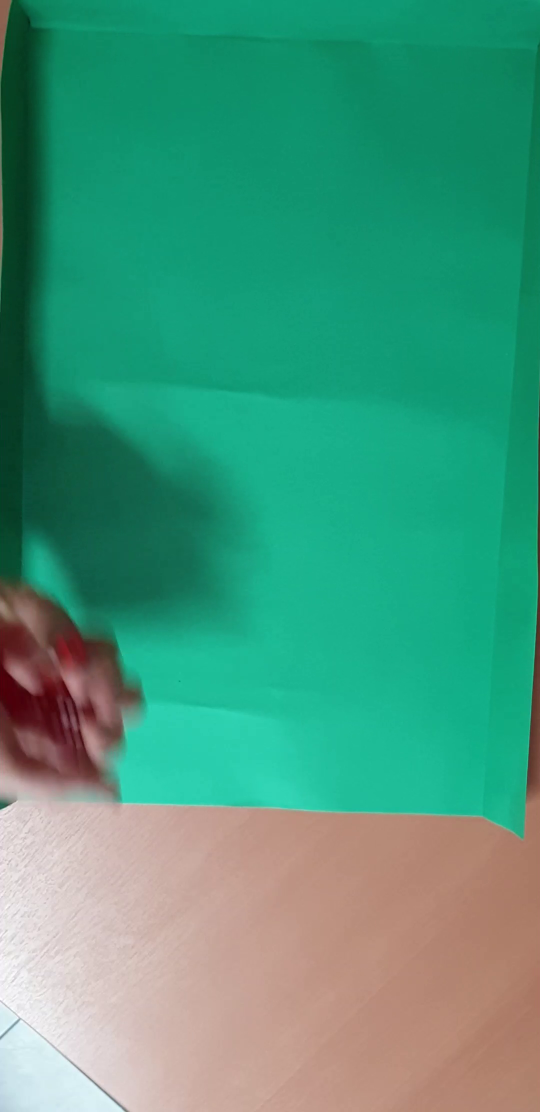
#> input picture frame 8 of tirada_4.mp4, 1080 x 2224 px (shown at 1/2 size)
$ python test3.py
#> lines starting #> are read from the running program, lines starting #| are printed output that depends on the picture; after the words box and inside, x2 and y2 are one past the last pixel; in counts of white or black regions, pixels touching at a corner belong together
import cv2
import numpy as np
import math

cap = cv2.VideoCapture('tirada_4.mp4')

# ---------------------------
# Variables para detectar reposo
# ---------------------------
centroides_previos = []
frames_quietos = 0
FRAMES_REPOSO = 8          # cantidad de frames consecutivos quietos
UMBRAL_MOVIMIENTO = 2.5    # píxeles
ya_reportado = False      # para no imprimir mil veces

while True:
    ret, frame = cap.read()
#> frame is the input picture: shape (2224, 1080, 3); mean B, G, R 124, 151.8, 71.6
    if not ret:
        break

    frame = cv2.resize(frame, None, fx=0.33, fy=0.33)
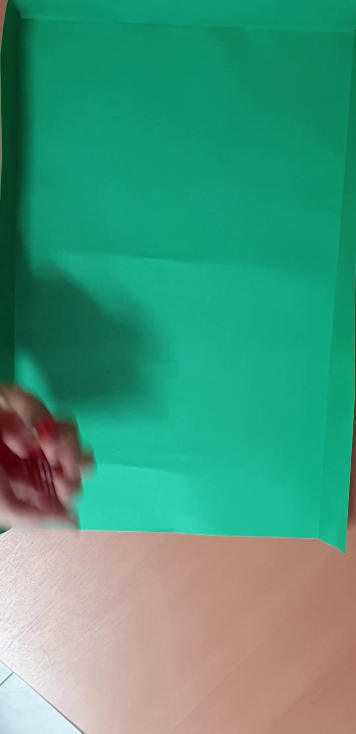
#> frame: shape (734, 356, 3); mean B, G, R 124, 151.9, 71.5

    hsv = cv2.cvtColor(frame, cv2.COLOR_BGR2HSV)
#> hsv: shape (734, 356, 3); mean H, S, V 63.8, 174.1, 162.4

    lower_green = np.array([35, 40, 40])
    upper_green = np.array([85, 255, 255])
    mask_green = cv2.inRange(hsv, lower_green, upper_green)
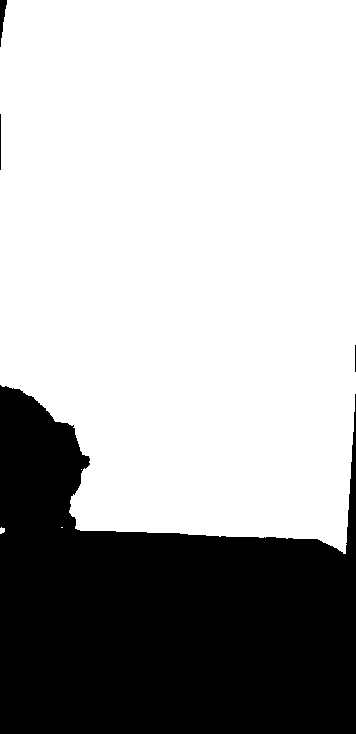
#> mask_green: shape (734, 356); 68.8% white; 4 black regions, box (x1, y1, x2, y2) and area: (0, 385, 356, 734) 81291, (0, 0, 7, 47) 170, (0, 114, 1, 170) 56, (355, 345, 356, 372) 27

    kernel = np.ones((7, 7), np.uint8)
    mask_green = cv2.morphologyEx(mask_green, cv2.MORPH_CLOSE, kernel)
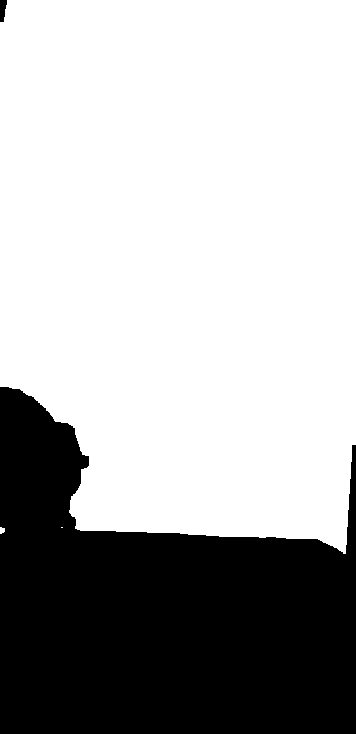
#> mask_green: shape (734, 356); 68.9% white; 2 black regions

    contours, _ = cv2.findContours(mask_green, cv2.RETR_EXTERNAL, cv2.CHAIN_APPROX_SIMPLE)
#> contours = 3 contours, 2 with area under 20; largest, box (x1, y1, x2, y2) and area: (0, 0, 356, 554) 179115

    if contours:
        c = max(contours, key=cv2.contourArea)
#> c = contour of 173 points, box (x1, y1, x2, y2) (0, 0, 356, 554), area 179115

        mask_area = np.zeros(mask_green.shape, dtype=np.uint8)
        cv2.drawContours(mask_area, [c], -1, 255, thickness=cv2.FILLED)
#> mask_area: shape (734, 356); 68.9% white; 2 black regions, box (x1, y1, x2, y2) and area: (0, 387, 356, 734) 81188, (0, 0, 7, 22) 119

        resultado = cv2.bitwise_and(frame, frame, mask=mask_area)
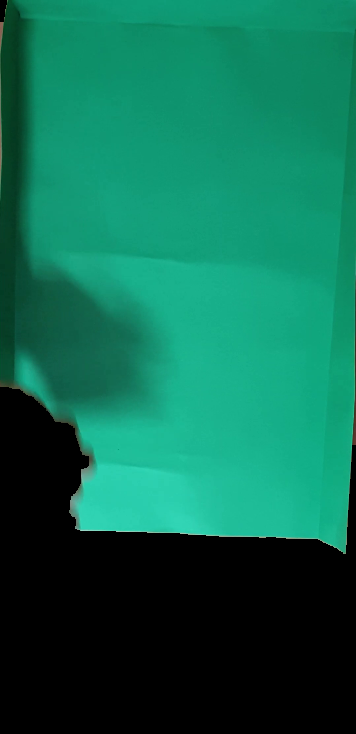
#> resultado: shape (734, 356, 3); mean B, G, R 79.5, 104.1, 13.6

        gray = cv2.cvtColor(resultado, cv2.COLOR_BGR2GRAY)
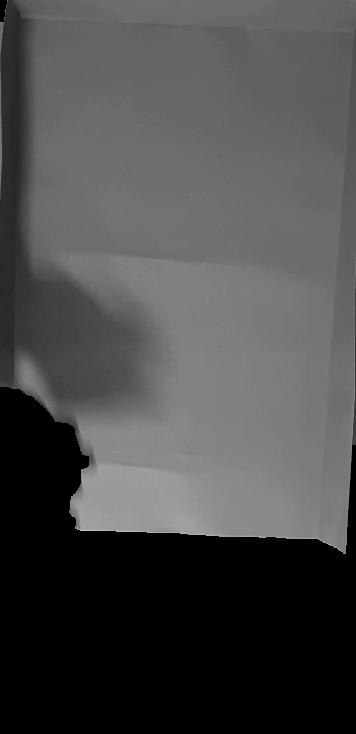
#> gray: shape (734, 356); min 0, max 198, mean 74.2
        blurred = cv2.GaussianBlur(gray, (5, 5), 0)

        th = cv2.adaptiveThreshold(
            blurred, 255,
            cv2.ADAPTIVE_THRESH_GAUSSIAN_C,
            cv2.THRESH_BINARY_INV,
            21, 5
        )
#> th: shape (734, 356); 1.9% white; 36 white regions (27 under 20 px), largest, box (x1, y1, x2, y2) and area: (0, 387, 356, 559) 3853, (2, 74, 8, 192) 457, (2, 24, 8, 54) 122

        kernel = cv2.getStructuringElement(cv2.MORPH_ELLIPSE, (3, 3))
        th = cv2.morphologyEx(th, cv2.MORPH_OPEN, kernel)
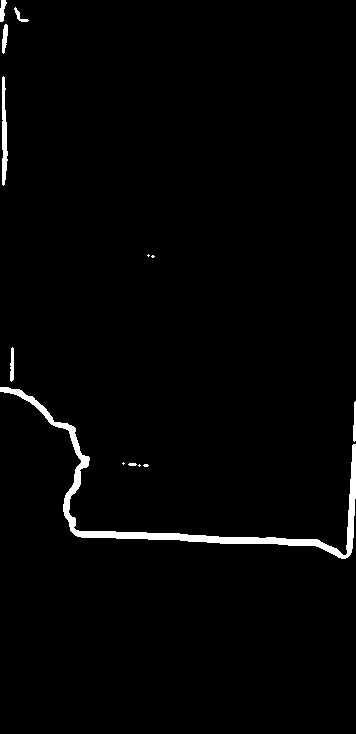
#> th: shape (734, 356); 1.8% white; 13 white regions (5 under 20 px), largest, box (x1, y1, x2, y2) and area: (0, 387, 356, 559) 3748, (2, 76, 8, 186) 445, (2, 24, 8, 54) 122

        num_labels, labels, stats, centroids = cv2.connectedComponentsWithStats(th, 8)
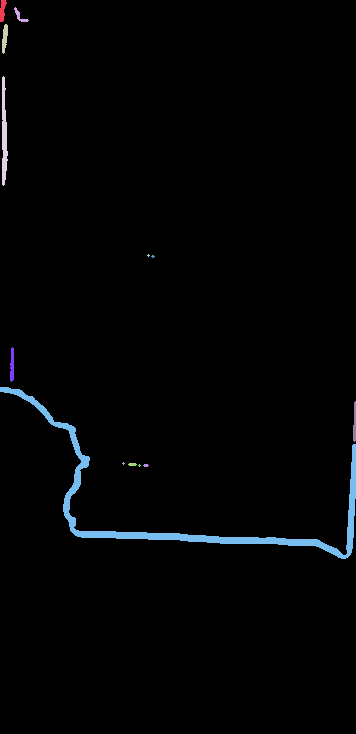
#> labels: shape (734, 356) int32; 14 distinct labels, from 0 to 13; one colour per label, 0 black
#> num_labels = 14; stats = 14 rows, first 6: [0, 0, 356, 734, 256553], [0, 0, 7, 22, 99], [14, 7, 15, 15, 66], [2, 24, 6, 30, 122], [2, 76, 6, 110, 445], [147, 254, 3, 3, 5]; centroids = 14 rows, first 8: [177.9, 365.2], [2.21, 9.83], [19.52, 15.68], [4.36, 37.65], [3.74, 134.2], [148, 255], [152.5, 256], [11.72, 364.9]

        centroides_actuales = []
        dados_detectados = []

        for i in range(1, num_labels):
            x, y, w, h, area = stats[i]
            aspect_ratio = w / h

            if 300 < area < 3000 and 0.6 < aspect_ratio < 1.2:
                cx, cy = centroids[i]
                centroides_actuales.append((cx, cy))

                roi = gray[y:y+h, x:x+w]

                roi = cv2.GaussianBlur(roi, (5, 5), 0)

                circles = cv2.HoughCircles(
                    roi,
                    cv2.HOUGH_GRADIENT,
                    dp=1,
                    minDist=10,
                    param1=80,
                    param2=5,
                    minRadius=5,
                    maxRadius=15
                )

                num_puntos = 0
                if circles is not None:
                    num_puntos = len(circles[0])

                dados_detectados.append((x, y, w, h, num_puntos))
#> this loop made 13 passes
#> (x, y, w, h, area, aspect_ratio) on passes 1, 2, 3, 4, 7, 8, 9, 11: (0, 0, 7, 22, 99, 0.318), (14, 7, 15, 15, 66, 1), (2, 24, 6, 30, 122, 0.2), (2, 76, 6, 110, 445, 0.0545), (10, 347, 4, 35, 115, 0.114), (0, 387, 356, 172, 3748, 2.07), (353, 401, 3, 41, 96, 0.0732), (128, 463, 9, 3, 23, 3)
#> after the loop, centroides_actuales = []; dados_detectados = []

        # ---------------------------
        # Detección de reposo
        # ---------------------------
        en_reposo = False

        if centroides_previos and len(centroides_actuales) == len(centroides_previos):
            desplazamientos = [
                math.dist(centroides_actuales[i], centroides_previos[i])
                for i in range(len(centroides_actuales))
            ]

            if np.mean(desplazamientos) < UMBRAL_MOVIMIENTO:
                frames_quietos += 1
            else:
                frames_quietos = 0
                ya_reportado = False

            if frames_quietos >= FRAMES_REPOSO:
                en_reposo = True

        centroides_previos = centroides_actuales
#> centroides_previos = []

        # ---------------------------
        # Mostrar SOLO si están quietos
        # ---------------------------
        if en_reposo:
            if not ya_reportado:
                print("Dados detenidos:")
                for i, d in enumerate(dados_detectados):
                    print(f"{d[4]}")
                ya_reportado = True

            for i, (x, y, w, h, valor) in enumerate(dados_detectados):
                cv2.rectangle(frame, (x, y), (x+w, y+h), (0, 255, 0), 2)
                cv2.putText(
                    frame,
                    f"{valor}",
                    (x, y-8),
                    cv2.FONT_HERSHEY_SIMPLEX,
                    0.6,
                    (0, 255, 0),
                    2
                )

        cv2.imshow("Resultado", frame)

    if cv2.waitKey(25) & 0xFF == ord('q'):
#> (key q is pressed here)
        break

cap.release()
cv2.destroyAllWindows()

$ run again, starting later in the video
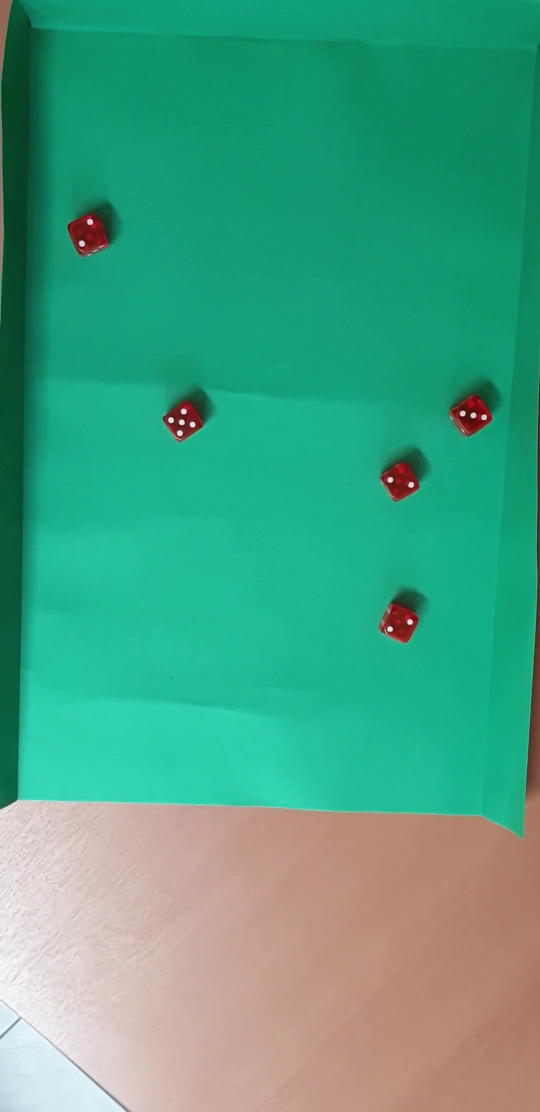
#> input picture frame 70 of tirada_4.mp4, 1080 x 2224 px (shown at 1/2 size)
#> frame is the input picture: shape (2224, 1080, 3); mean B, G, R 131.3, 161.2, 71.9
#> frame: shape (734, 356, 3)
#> hsv: shape (734, 356, 3); mean H, S, V 63.6, 175.8, 171.1
#> `mask_green = cv2.morphologyEx(mask_green, cv2.MORPH_CLOSE, kernel)`:
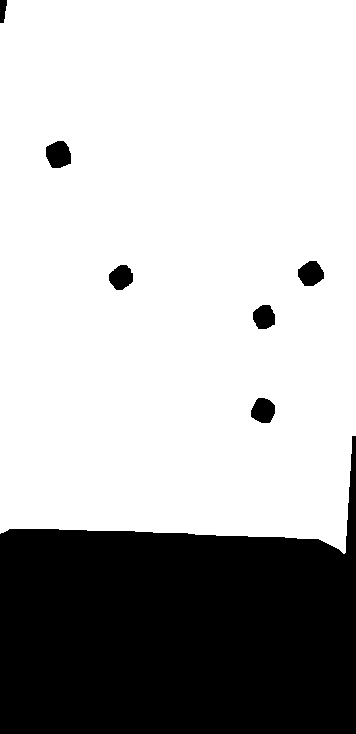
#> mask_green: shape (734, 356); 71.6% white; 7 black regions
#> contours = 1 contour; box (x1, y1, x2, y2) and area: (0, 0, 356, 554) 188557
#> c = contour of 78 points, box (x1, y1, x2, y2) (0, 0, 356, 554), area 188557
#> mask_area: shape (734, 356); 72.5% white; 2 black regions, box (x1, y1, x2, y2) and area: (0, 436, 356, 734) 71726, (0, 0, 7, 23) 128
#> labels: shape (734, 356) int32; 25 distinct labels, from 0 to 24
#> num_labels = 25; stats = 25 rows, first 6: [0, 0, 356, 734, 253195], [0, 0, 7, 23, 108], [14, 7, 15, 17, 75], [30, 20, 6, 3, 14], [2, 24, 7, 179, 823], [45, 133, 31, 36, 575]; centroids = 25 pairs, first value 2.29 to 354.5, second value 10.37 to 528.7
#> the loop `for i in range(1, num_labels):` made 24 passes
#> (x, y, w, h, area, aspect_ratio, cx, cy) on passes 5, 11, 18: (45, 133, 31, 36, 575, 0.861, 61.04, 150.2), (297, 251, 32, 37, 484, 0.865, 313.6, 269.2), (251, 296, 31, 35, 538, 0.886, 267, 312.3)
#> after the loop `for i in range(1, num_labels):`:
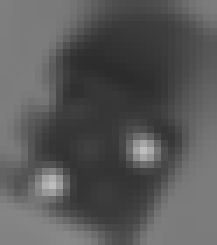
#> roi: shape (35, 31) (shown 7 times larger); min 44, max 191, mean 88.6
#> after the loop `for i in range(1, num_labels):`: centroides_actuales = [(61.04, 150.2), (313.6, 269.2), (124.8, 272.3), (267, 312.3), (266.1, 404.9)]; dados_detectados = [(45, 133, 31, 36, 2), (297, 251, 32, 37, 3), (107, 256, 33, 36, 5), (251, 296, 31, 35, 2), (250, 389, 31, 35, 4)]
#> centroides_previos has the same summary as centroides_actuales
